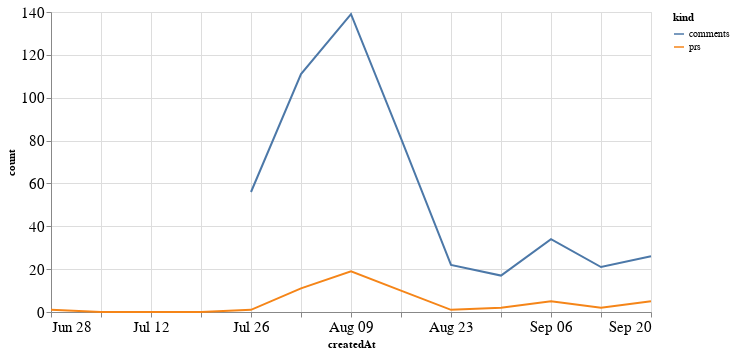

Notebook cell for this chart:
### Code cell
alt.Chart(total_time, width=600).mark_line().encode(
    x='createdAt',
    y='count',
    color='kind'
)

### Figure 1 — Vega-Lite specification as saved in the notebook (floating-point values rounded to 4 significant figures)
{"config": {"axisLeft": {"labelFontSize": 15}, "axisBottom": {"labelFontSize": 15}}, "data": {"name": "data-e89ffc4e8a253772debc0dd4dbc96663"}, "mark": "line", "encoding": {"color": {"type": "nominal", "field": "kind"}, "x": {"type": "temporal", "field": "createdAt"}, "y": {"type": "quantitative", "field": "count"}}, "width": 600, "$schema": "https://vega.github.io/schema/vega-lite/v4.8.1.json", "datasets": {"data-e89ffc4e8a253772debc0dd4dbc96663": [{"createdAt": "2020-06-28T00:00:00", "kind": "prs", "count": 1.0}, {"createdAt": "2020-07-05T00:00:00", "kind": "prs", "count": 0.0}, {"createdAt": "2020-07-12T00:00:00", "kind": "prs", "count": 0.0}, {"createdAt": "2020-07-19T00:00:00", "kind": "prs", "count": 0.0}, {"createdAt": "2020-07-26T00:00:00", "kind": "prs", "count": 1.0}, {"createdAt": "2020-08-02T00:00:00", "kind": "prs", "count": 11.0}, {"createdAt": "2020-08-09T00:00:00", "kind": "prs", "count": 19.0}, {"createdAt": "2020-08-16T00:00:00", "kind": "prs", "count": 10.0}, {"createdAt": "2020-08-23T00:00:00", "kind": "prs", "count": 1.0}, {"createdAt": "2020-08-30T00:00:00", "kind": "prs", "count": 2.0}, {"createdAt": "2020-09-06T00:00:00", "kind": "prs", "count": 5.0}, {"createdAt": "2020-09-13T00:00:00", "kind": "prs", "count": 2.0}, {"createdAt": "2020-09-20T00:00:00", "kind": "prs", "count": 5.0}, {"createdAt": "2020-06-28T00:00:00", "kind": "comments", "count": null}, {"createdAt": "2020-07-05T00:00:00", "kind": "comments", "count": null}, {"createdAt": "2020-07-12T00:00:00", "kind": "comments", "count": null}, {"createdAt": "2020-07-19T00:00:00", "kind": "comments", "count": null}, {"createdAt": "2020-07-26T00:00:00", "kind": "comments", "count": 56.0}, {"createdAt": "2020-08-02T00:00:00", "kind": "comments", "count": 111.0}, {"createdAt": "2020-08-09T00:00:00", "kind": "comments", "count": 139.0}, {"createdAt": "2020-08-16T00:00:00", "kind": "comments", "count": 81.0}, {"createdAt": "2020-08-23T00:00:00", "kind": "comments", "count": 22.0}, {"createdAt": "2020-08-30T00:00:00", "kind": "comments", "count": 17.0}, {"createdAt": "2020-09-06T00:00:00", "kind": "comments", "count": 34.0}, {"createdAt": "2020-09-13T00:00:00", "kind": "comments", "count": 21.0}, {"createdAt": "2020-09-20T00:00:00", "kind": "comments", "count": 26.0}]}}
